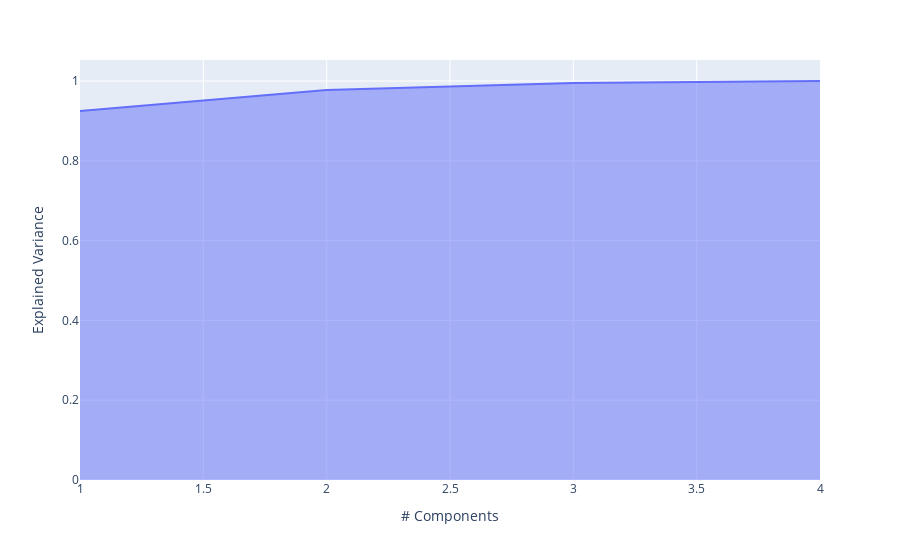

This figure's notebook cell:
### Code cell
px.area(
    x=range(1, exp_var_cumul.shape[0] + 1),
    y=exp_var_cumul,
    labels={"x": "# Components", "y": "Explained Variance"}
)

### Figure 1 — Plotly figure (JSON) as saved in the notebook; plotly's stock layout.template omitted (floating-point values rounded to 4 significant figures)
{"data": [{"hovertemplate": "# Components=%{x}<br>Explained Variance=%{y}<extra></extra>", "legendgroup": "", "line": {"color": "#636efa"}, "mode": "lines", "name": "", "orientation": "v", "showlegend": false, "stackgroup": "1", "type": "scatter", "x": [1, 2, 3, 4], "xaxis": "x", "y": [0.9246, 0.9777, 0.9948, 1], "yaxis": "y"}], "layout": {"legend": {"tracegroupgap": 0}, "margin": {"t": 60}, "xaxis": {"anchor": "y", "domain": [0, 1], "title": {"text": "# Components"}}, "yaxis": {"anchor": "x", "domain": [0, 1], "title": {"text": "Explained Variance"}}}}
